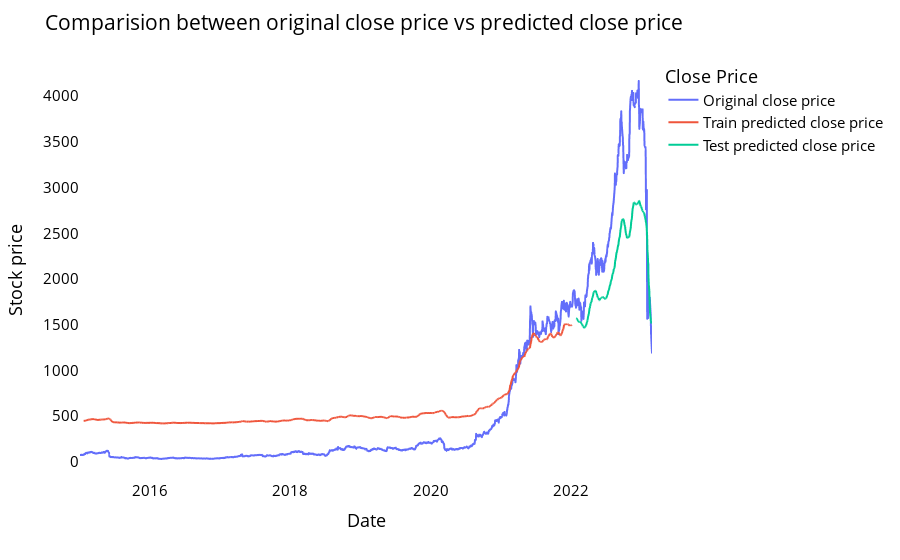

Notebook source saved alongside this figure:
### Markdown cell above
### Comparision between original stock close price vs predicted close price

### Code cell
# shift train predictions for plotting

look_back=time_step
trainPredictPlot = np.empty_like(closedf)
trainPredictPlot[:, :] = np.nan
trainPredictPlot[look_back:len(train_predict)+look_back, :] = train_predict
print("Train predicted data: ", trainPredictPlot.shape)

# shift test predictions for plotting
testPredictPlot = np.empty_like(closedf)
testPredictPlot[:, :] = np.nan
testPredictPlot[len(train_predict)+(look_back*2)+1:len(closedf)-1, :] = test_predict
print("Test predicted data: ", testPredictPlot.shape)

names = cycle(['Original close price','Train predicted close price','Test predicted close price'])

plotdf = pd.DataFrame({'Date': close_stock['Date'],
                       'original_close': close_stock['Close'],
                      'train_predicted_close': trainPredictPlot.reshape(1,-1)[0].tolist(),
                      'test_predicted_close': testPredictPlot.reshape(1,-1)[0].tolist()})

fig = px.line(plotdf,x=plotdf['Date'], y=[plotdf['original_close'],plotdf['train_predicted_close'],
                                          plotdf['test_predicted_close']],
              labels={'value':'Stock price','Date': 'Date'})
fig.update_layout(title_text='Comparision between original close price vs predicted close price',
                  plot_bgcolor='white', font_size=15, font_color='black',legend_title_text='Close Price')
fig.for_each_trace(lambda t:  t.update(name = next(names)))

fig.update_xaxes(showgrid=False)
fig.update_yaxes(showgrid=False)
fig.show()

### Figure 1 — Plotly figure (JSON) as saved in the notebook; plotly's stock layout.template omitted (floating-point values rounded to 4 significant figures; data arrays with more than 128 entries replaced by an {"elided": "..."} marker saying what was removed)
{"data": [{"hovertemplate": "variable=original_close<br>Date=%{x}<br>Stock price=%{y}<extra></extra>", "legendgroup": "original_close", "line": {"color": "#636efa", "dash": "solid"}, "marker": {"symbol": "circle"}, "mode": "lines", "name": "Original close price", "showlegend": true, "type": "scattergl", "x": {"elided": "2016 str values"}, "xaxis": "x", "y": {"elided": "2016 float values"}, "yaxis": "y"}, {"hovertemplate": "variable=train_predicted_close<br>Date=%{x}<br>Stock price=%{y}<extra></extra>", "legendgroup": "train_predicted_close", "line": {"color": "#EF553B", "dash": "solid"}, "marker": {"symbol": "circle"}, "mode": "lines", "name": "Train predicted close price", "showlegend": true, "type": "scattergl", "x": {"elided": "2016 str values"}, "xaxis": "x", "y": {"elided": "2016 float values"}, "yaxis": "y"}, {"hovertemplate": "variable=test_predicted_close<br>Date=%{x}<br>Stock price=%{y}<extra></extra>", "legendgroup": "test_predicted_close", "line": {"color": "#00cc96", "dash": "solid"}, "marker": {"symbol": "circle"}, "mode": "lines", "name": "Test predicted close price", "showlegend": true, "type": "scattergl", "x": {"elided": "2016 str values"}, "xaxis": "x", "y": {"elided": "2016 float values"}, "yaxis": "y"}], "layout": {"font": {"color": "black", "size": 15}, "legend": {"title": {"text": "Close Price"}, "tracegroupgap": 0}, "margin": {"t": 60}, "plot_bgcolor": "white", "title": {"text": "Comparision between original close price vs predicted close price"}, "xaxis": {"anchor": "y", "domain": [0, 1], "showgrid": false, "title": {"text": "Date"}}, "yaxis": {"anchor": "x", "domain": [0, 1], "showgrid": false, "title": {"text": "Stock price"}}}}
